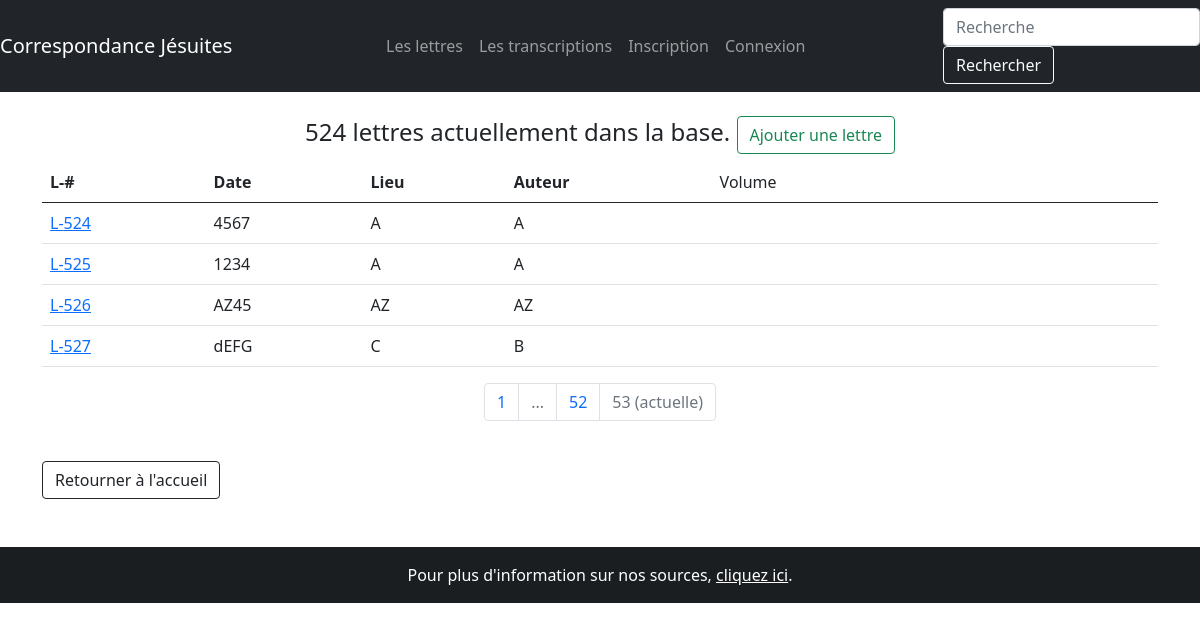
/lettres?page=53, run on an earlier commit of the app's database.
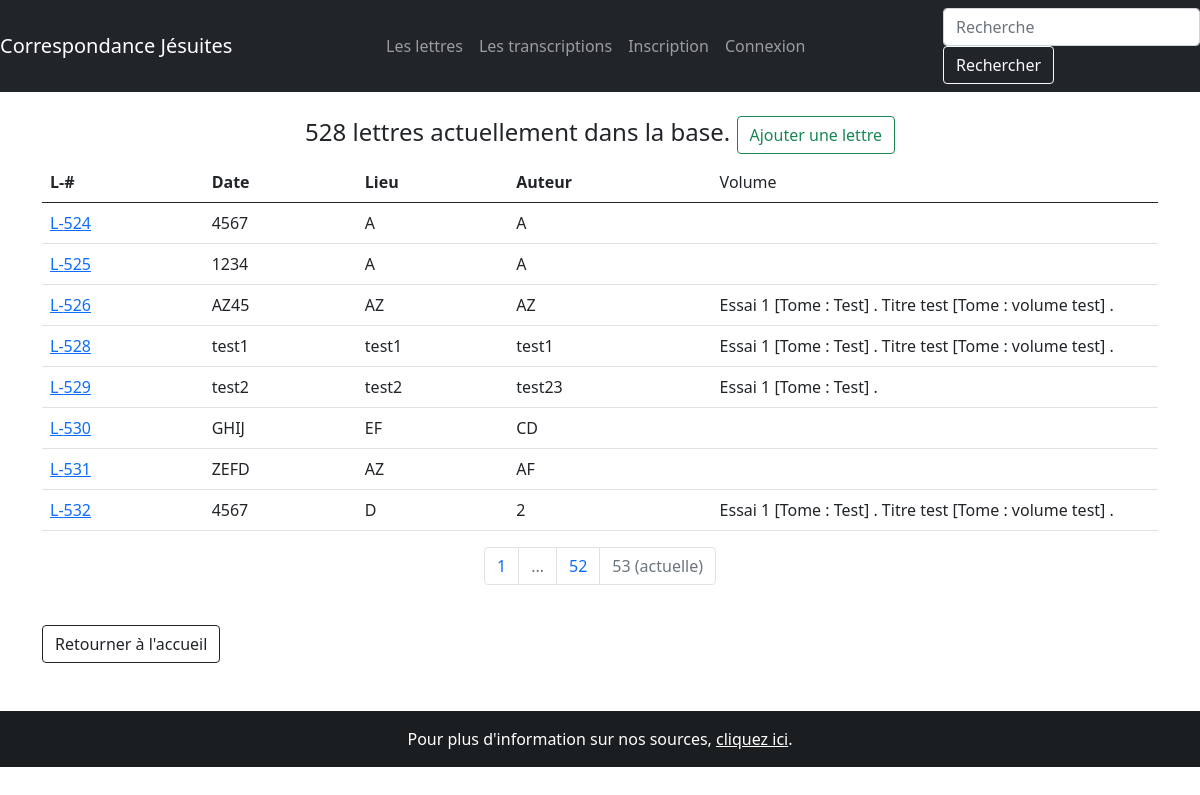
And on a later commit of the database.
### correspondance/modeles/donnees.py (models this page shows, shortened)
class Lettre(db.Model):
    __tablename__ = "lettre"
    lettre_id = db.Column(db.Integer, unique=True, nullable=False, primary_key=True, autoincrement=True)
    lettre_date = db.Column(db.Text, nullable=False)
    lettre_numero = db.Column(db.Text)
    lettre_redacteur = db.Column(db.Text)
    lettre_lieu = db.Column(db.Text)
    lettre_volume = db.relationship("Publication", secondary=Source, backref=db.backref("Lettre", lazy='dynamic'))
    transcription_texte: List["Transcription"] = db.relationship("Transcription", back_populates="lettre",
                                                                 cascade="all,delete")
    contributions = db.relationship("Contribution", back_populates="lettre")

class Publication(db.Model):
    __tablename__ = "publication"
    publication_id = db.Column(db.Integer, unique=True, nullable=False, primary_key=True, autoincrement=True)
    publication_titre = db.Column(db.Text)
    publication_volume = db.Column(db.Text)
    contributions = db.relationship("Contribution", back_populates="publication")

### correspondance/routes/generic.py (the view)
@app.route('/lettres', methods=["POST", "GET"])
def lettres():
    page = request.args.get("page", 1)
    if isinstance(page, str) and page.isdigit():
        page = int(page)
    else:
        page = 1
    lettres = Lettre.query.paginate(page=page, per_page=LETTRES_PAR_PAGE)
    publications = Publication.query.all()
    return render_template('pages/lettres.html', nom="Correspondance jésuite",
                           lettres=lettres, publications=publications)

### correspondance/templates/pages/lettres.html
{% extends "conteneur.html" %}
{%block corps%}
    {% if lettres %}
    <div>
        <br/>
        <h4 class="text-center">{{lettres.total}} lettres actuellement dans la base.
            <a class="btn btn-outline-success" role="button" href="{{url_for('creation')}}">Ajouter une lettre</a>
        </h4>
    </div>
        <table class="table">
                <thead>
                        <tr>
                                <th>L-#</th>
                                <th>Date</th>
                                <th>Lieu</th>
                                <th>Auteur</th>
                                <td>Volume</td>
                        </tr>
                </thead>
                <tbody>
                        {% for lettre in lettres.items %}
                        <tr>
                            <td><a href={{url_for('unique_lettre',lettre_id=lettre.lettre_id)}}>L-{{lettre.lettre_id}}</a></td>
                            <td>{{lettre.lettre_date}}</td>
                            <td>{{lettre.lettre_lieu}}</td>
                            <td>{{lettre.lettre_redacteur}}</td>
                            <td width=40% >{% if lettre.lettre_volume %}
                                {% for publication in lettre.lettre_volume %}
                                {{publication.publication_titre}} [Tome : {{publication.publication_volume}}] .
                                {% endfor %}
                                {% endif %}
                            </td>
                        </tr>
                        {% endfor %}
                </tbody>
        </table>
        <nav aria-label="research-pagination">
              <ul class="pagination justify-content-center">
                {%- for page in lettres.iter_pages(left_edge=1, left_current=1, right_current=2, right_edge=1) %}
                    {% if page %}
                      {% if page != lettres.page %}
                        <li class="page-item">
                            <a class="page-link" href="{{ url_for('lettres', page=page) }}">{{page}}</a>
                        </li>
                      {% else %}
                        <li class="page-item active disabled">
                          <a class="page-link">{{page}} <span class="sr-only">(actuelle)</span></a>
                        </li>
                      {% endif %}
                    {% else %}
                        <li class="page-item disabled">
                          <a class="page-link">...</a>
                        </li>
                    {% endif %}
                {%- endfor %}
              </ul>
        </nav>
        {% else %}
        <p>La base de données est en cours de constitution</p>
        {% endif %}
<br/>
    <a class="btn btn-outline-dark" role="button" href="{{url_for('accueil')}}">Retourner à l'accueil</a>
<br/>
<br/>
<br/>
{%endblock%}

What changed in the data, as far as the page shows it:
removed Lettre: lettre_id "527", lettre_date "dEFG", lettre_lieu "C", lettre_redacteur "B"
now on this page (row unchanged): Publication: publication_titre "Essai 1", publication_volume "Test"
now on this page (row unchanged): Publication: publication_titre "Titre test", publication_volume "volume test"
added Lettre: lettre_id "528", lettre_date "test1", lettre_lieu "test1", lettre_redacteur "test1"
added Lettre: lettre_id "529", lettre_date "test2", lettre_lieu "test2", lettre_redacteur "test23"
added Lettre: lettre_id "530", lettre_date "GHIJ", lettre_lieu "EF", lettre_redacteur "CD"
added Lettre: lettre_id "531", lettre_date "ZEFD", lettre_lieu "AZ", lettre_redacteur "AF"
added Lettre: lettre_id "532", lettre_date "4567", lettre_lieu "D", lettre_redacteur "2"
Also different on the page:
{{ lettres.total }}: "524" → "528"
